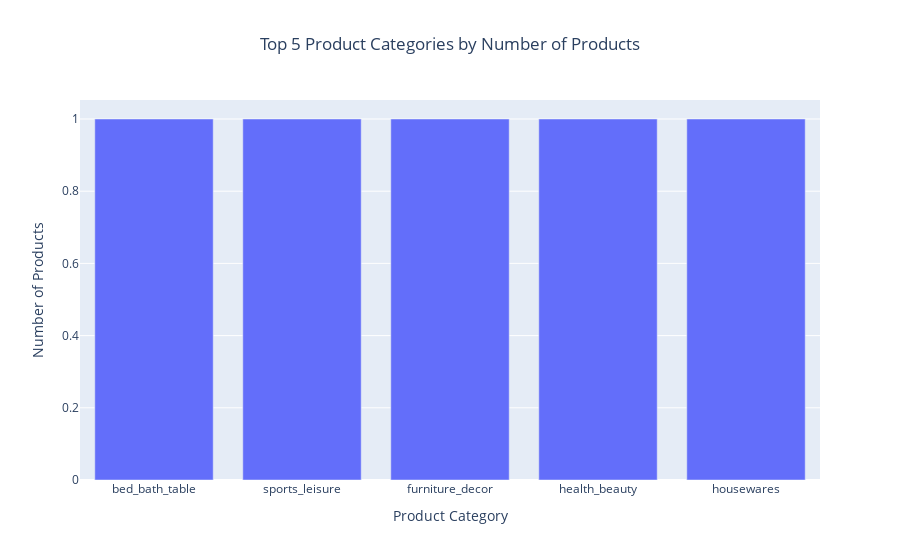
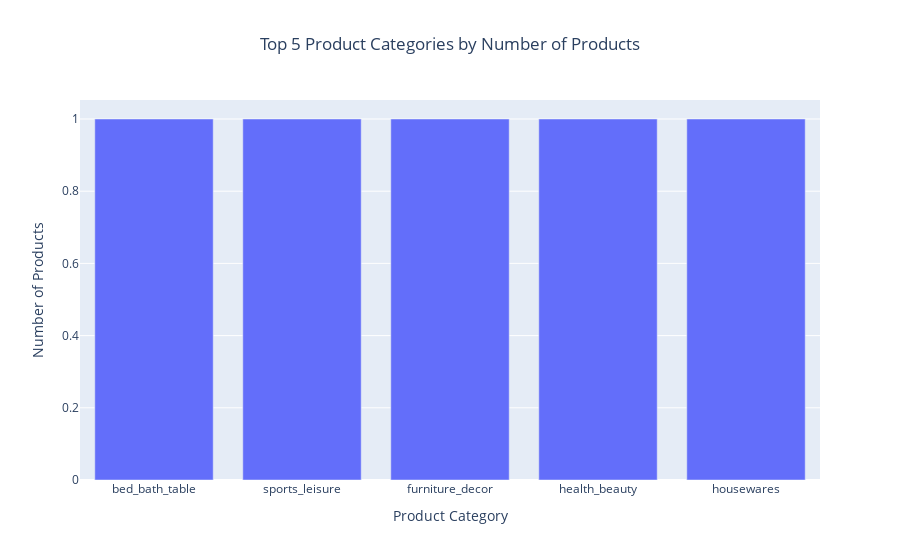

Here is the notebook cell these charts were saved with, in order:
### Code cell
# Test 2: Data Query (Should generate SQL and Analysis)
ask_database("What are the top 5 product categories by number of products?")

### Figure 1 — Plotly figure (JSON) as saved in the notebook; plotly's stock layout.template omitted (floating-point values rounded to 4 significant figures)
{"data": [{"hovertemplate": "Product Category=%{x}<br>Number of Products=%{y}<extra></extra>", "legendgroup": "", "marker": {"color": "#636efa", "pattern": {"shape": ""}}, "name": "", "orientation": "v", "showlegend": false, "textposition": "auto", "type": "bar", "x": ["bed_bath_table", "sports_leisure", "furniture_decor", "health_beauty", "housewares"], "xaxis": "x", "y": [1, 1, 1, 1, 1], "yaxis": "y"}], "layout": {"barmode": "relative", "legend": {"tracegroupgap": 0}, "title": {"text": "Top 5 Product Categories by Number of Products", "x": 0.5}, "xaxis": {"anchor": "y", "domain": [0, 1], "title": {"text": "Product Category"}}, "yaxis": {"anchor": "x", "domain": [0, 1], "title": {"text": "Number of Products"}}}}

### Figure 2 — Plotly figure (JSON) as saved in the notebook; plotly's stock layout.template omitted (floating-point values rounded to 4 significant figures)
{"data": [{"hovertemplate": "Product Category=%{x}<br>Number of Products=%{y}<extra></extra>", "legendgroup": "", "marker": {"color": "#636efa", "pattern": {"shape": ""}}, "name": "", "orientation": "v", "showlegend": false, "textposition": "auto", "type": "bar", "x": ["bed_bath_table", "sports_leisure", "furniture_decor", "health_beauty", "housewares"], "xaxis": "x", "y": [1, 1, 1, 1, 1], "yaxis": "y"}], "layout": {"barmode": "relative", "legend": {"tracegroupgap": 0}, "title": {"text": "Top 5 Product Categories by Number of Products", "x": 0.5}, "xaxis": {"anchor": "y", "domain": [0, 1], "title": {"text": "Product Category"}}, "yaxis": {"anchor": "x", "domain": [0, 1], "title": {"text": "Number of Products"}}}}
